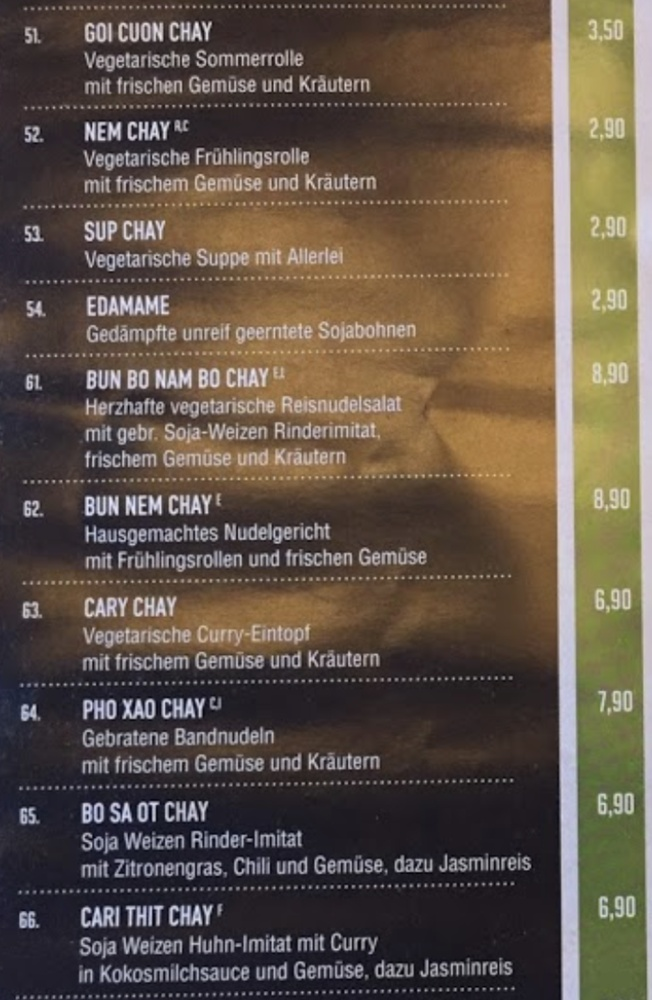
#> input picture im2.jpeg, 652 x 1000 px, shrunk from 1208 x 1854 before the run
$ jupyter execute --allow-errors tesseract_ocr_test.ipynb
#> lines starting #> are read from the running program, lines starting #| are printed output that depends on the picture; after the words box and inside, x2 and y2 are one past the last pixel; in counts of white or black regions, pixels touching at a corner belong together
[cell 1]
import re
import cv2
import numpy as np
import pytesseract
from pytesseract import Output
from matplotlib import pyplot as plt

img = cv2.imread('im2.jpeg')
#> img is the input picture: shape (1000, 652, 3); mean B, G, R 71.9, 83.8, 97

# Adding custom options
custom_config = r'--oem 3 --psm 6'
pytesseract.image_to_string(img, config=custom_config)
#> (this line was passed over: pytesseract is not available in this run)

[cell 2]
import cv2
import numpy as np

img = cv2.imread('im2.jpeg')

# get grayscale image
def get_grayscale(image):
    return cv2.cvtColor(image, cv2.COLOR_BGR2GRAY)
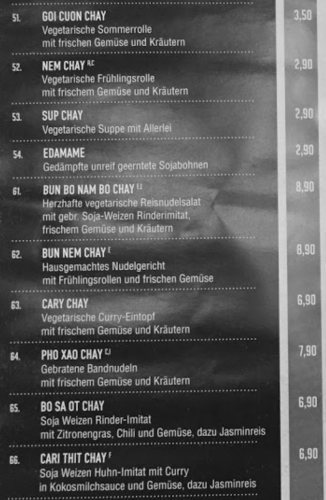
#> returned value: shape (1000, 652) (shown at 1/2 size); min 1, max 234, mean 86.4

# noise removal
def remove_noise(image):
    return cv2.medianBlur(image,5)

#thresholding
def thresholding(image):
    return cv2.threshold(image, 0, 255, cv2.THRESH_BINARY + cv2.THRESH_OTSU)[1]
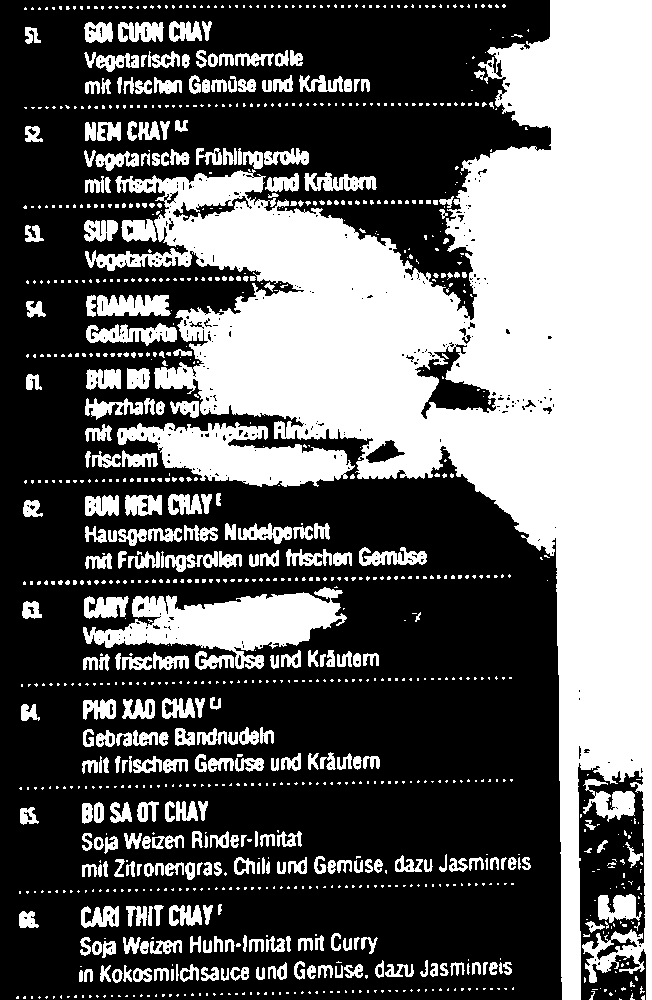
#> returned value: shape (1000, 652); 39.1% white; 1094 white regions (785 under 20 px), largest, box (x1, y1, x2, y2) and area: (85, 0, 652, 1000) 177327, (83, 587, 347, 669) 10075, (117, 422, 355, 487) 8313

#dilation
def dilate(image):
    kernel = np.ones((5,5),np.uint8)
    return cv2.dilate(image, kernel, iterations = 1)

#erosion
def erode(image):
    kernel = np.ones((5,5),np.uint8)
    return cv2.erode(image, kernel, iterations = 1)

#opening - erosion followed by dilation
def opening(image):
    kernel = np.ones((5,5),np.uint8)
    return cv2.morphologyEx(image, cv2.MORPH_OPEN, kernel)
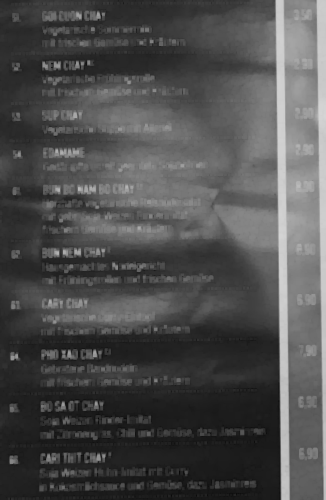
#> returned value: shape (1000, 652) (shown at 1/2 size); min 1, max 213, mean 78

#canny edge detection
def canny(image):
    return cv2.Canny(image, 100, 200)
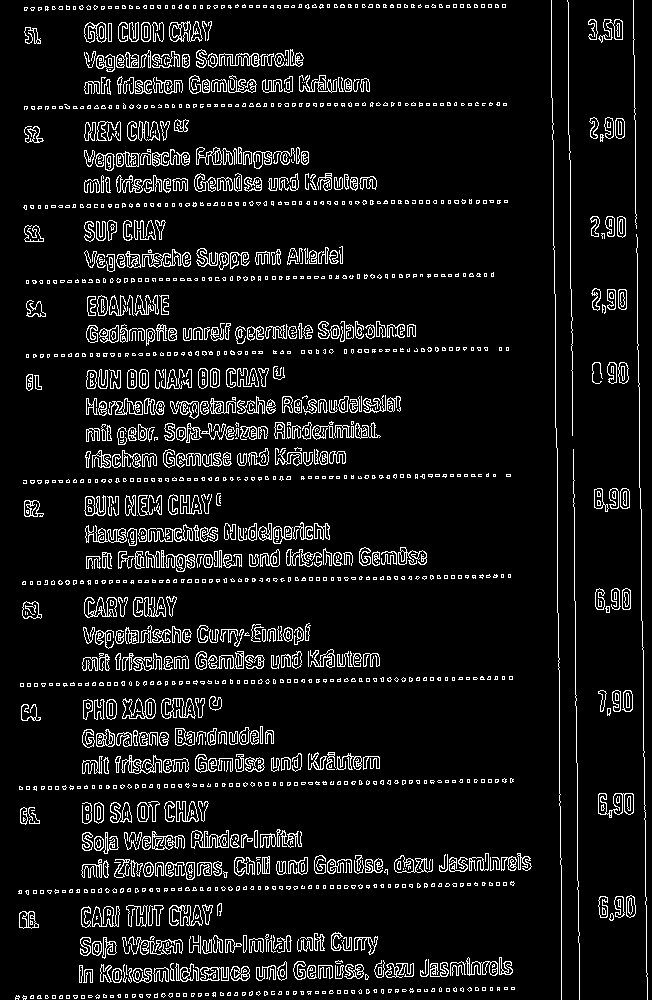
#> returned value: shape (1000, 652); 8.3% white in thin lines or dots

#skew correction
# [12 lines left out: function deskew, not called in this run]

#template matching
def match_template(image, template):
    return cv2.matchTemplate(image, template, cv2.TM_CCOEFF_NORMED)

[cell 3]
image = cv2.imread('im2.jpeg')

gray = get_grayscale(image)
thresh = thresholding(gray)
opening = opening(gray)
canny = canny(gray)

[cell 4]
# Plot original image

image = cv2.imread('im2.jpeg')
b,g,r = cv2.split(image)
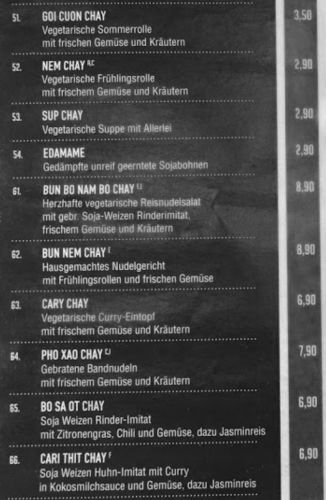
#> b: shape (1000, 652) (shown at 1/2 size); min 5, max 250, mean 71.9
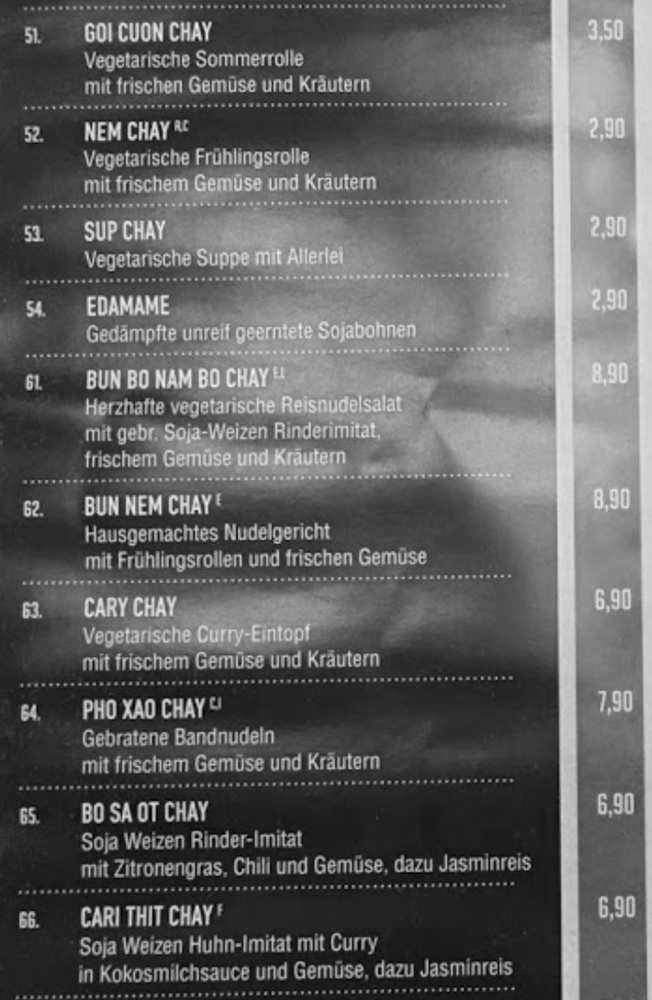
#> r: shape (1000, 652); min 0, max 239, mean 97
rgb_img = cv2.merge([r,g,b])
plt.imshow(rgb_img)
plt.title('AUREBESH ORIGINAL IMAGE')
plt.show()

[cell 5]
# Preprocess image

gray = get_grayscale(image)
thresh = thresholding(gray)
#> (the rest of this cell did not finish here and is left out)

[cell 6]
# Plot images after preprocessing

fig = plt.figure(figsize=(13,13))
ax = []

rows = 2
columns = 2
#> (the rest of this cell did not finish here and is left out)

[cell 7]
# Get OCR output using Pytesseract

custom_config = r'-l grc+tha+eng --oem 3 --psm 6'
print('-----------------------------------------')
print('TESSERACT OUTPUT --> ORIGINAL IMAGE')
print('-----------------------------------------')
print(pytesseract.image_to_string(image, config=custom_config))
#> (this line was passed over: pytesseract is not available in this run)
print('\n-----------------------------------------')
print('TESSERACT OUTPUT --> THRESHOLDED IMAGE')
print('-----------------------------------------')
print(pytesseract.image_to_string(image, config=custom_config))
#> (this line was passed over: pytesseract is not available in this run)
print('\n-----------------------------------------')
print('TESSERACT OUTPUT --> OPENED IMAGE')
print('-----------------------------------------')
print(pytesseract.image_to_string(image, config=custom_config))
#> (this line was passed over: pytesseract is not available in this run)
print('\n-----------------------------------------')
print('TESSERACT OUTPUT --> CANNY EDGE IMAGE')
print('-----------------------------------------')
print(pytesseract.image_to_string(image, config=custom_config))
#> (this line was passed over: pytesseract is not available in this run)

[cell 8]
h, w, c = image.shape
#> (the rest of this cell did not finish here and is left out)

$ run again, with im1.jpeg copied over im2.jpeg
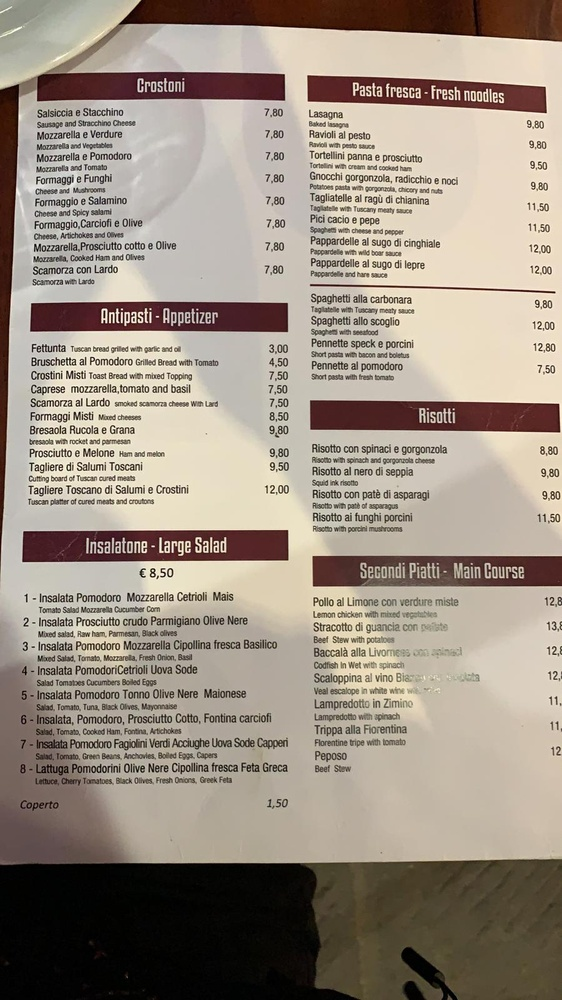
#> input picture im1.jpeg, 562 x 1000 px, shrunk from 900 x 1600 before the run
#> img is the input picture: shape (1000, 562, 3); mean B, G, R 132.3, 145.1, 157
#> in thresholding, `return cv2.threshold(image, 0, 255, cv2.THRESH_BINARY + cv2.THRESH_OTS..`:
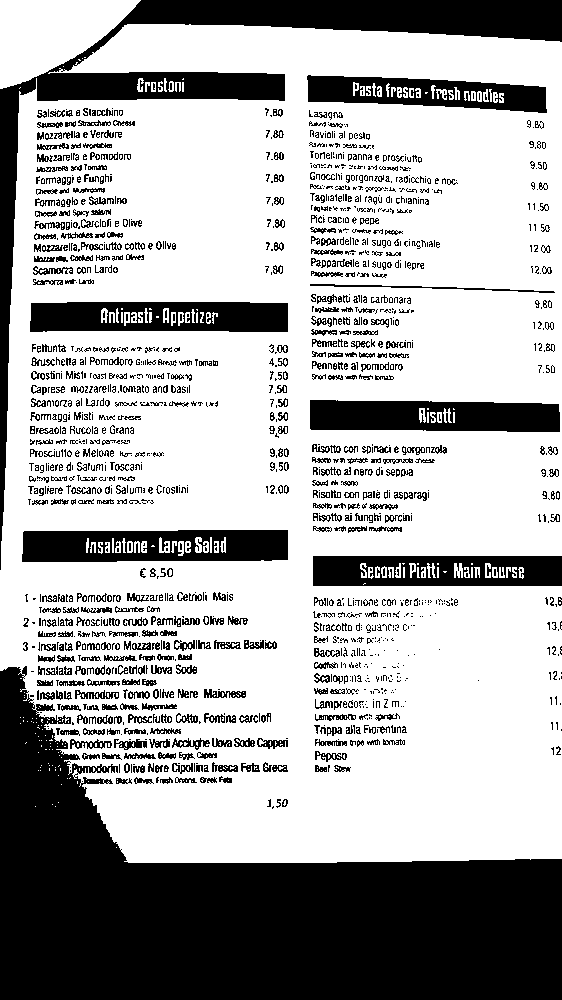
#> returned value: shape (1000, 562); 67.2% white; 1493 black regions (928 under 20 px), largest, box (x1, y1, x2, y2) and area: (0, 666, 562, 1000) 91931, (0, 0, 562, 570) 25293, (22, 530, 288, 562) 7085
#> `b,g,r = cv2.split(image)`:
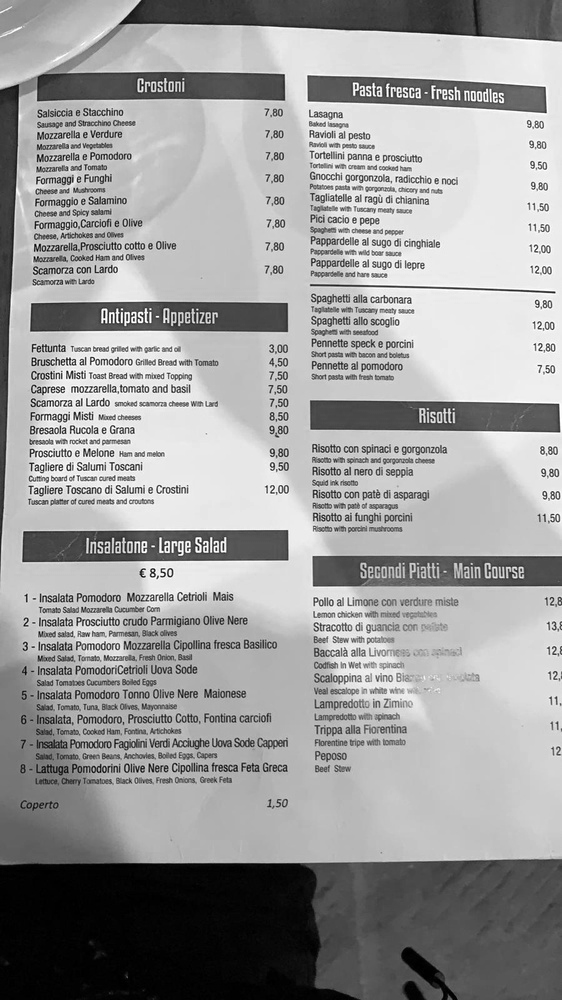
#> r: shape (1000, 562); min 0, max 255, mean 157

$ run again, with im3.jpeg copied over im2.jpeg
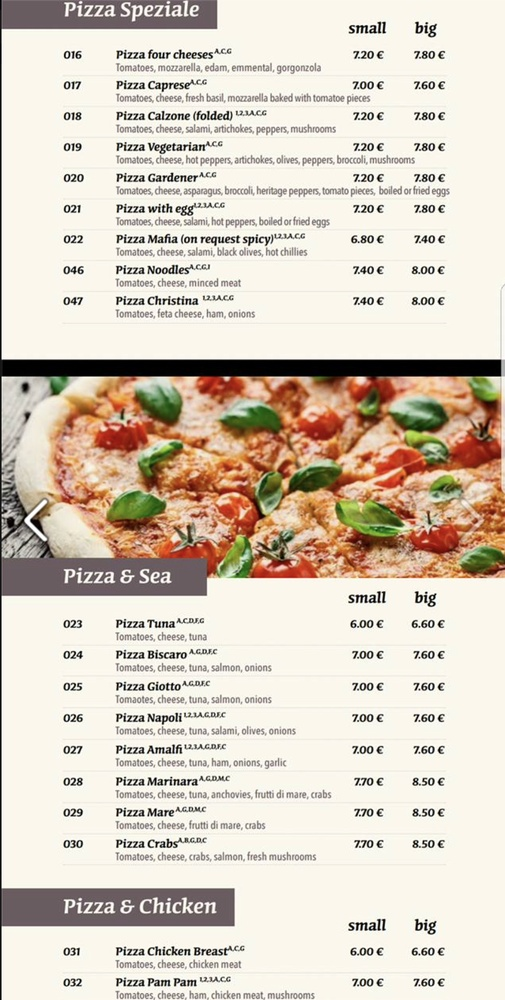
#> input picture im3.jpeg, 505 x 1000 px, shrunk from 980 x 1942 before the run
#> img is the input picture: shape (1000, 505, 3); mean B, G, R 192, 206.1, 217
#> in thresholding, `return cv2.threshold(image, 0, 255, cv2.THRESH_BINARY + cv2.THRESH_OTS..`:
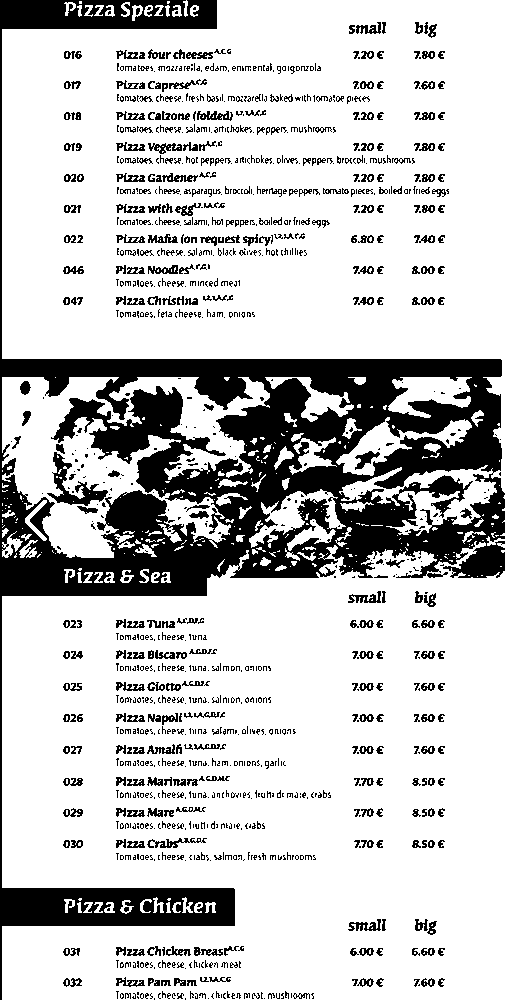
#> returned value: shape (1000, 505); 77.7% white; 1178 black regions (765 under 20 px), largest, box (x1, y1, x2, y2) and area: (0, 0, 505, 1000) 84085, (47, 452, 108, 506) 961, (147, 838, 207, 848) 233
#> `b,g,r = cv2.split(image)`:
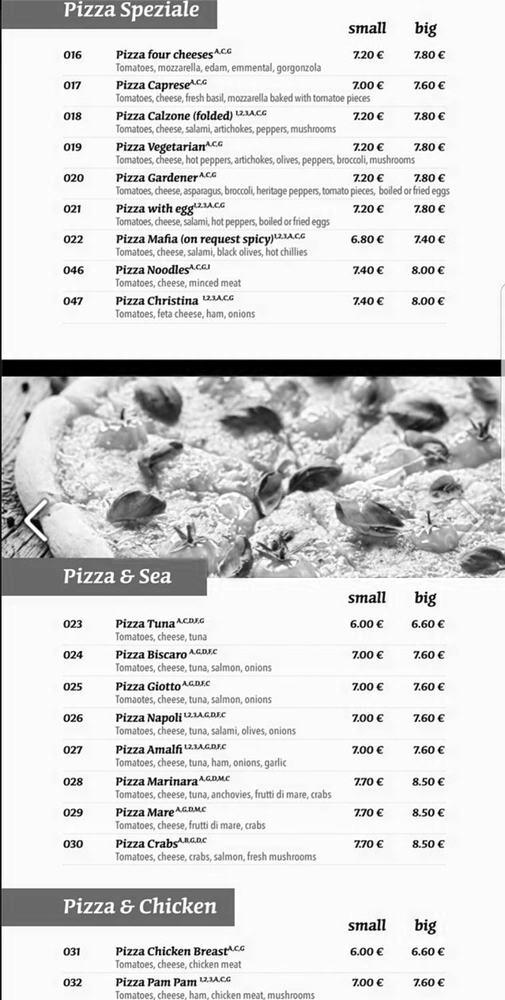
#> r: shape (1000, 505); min 0, max 255, mean 217
